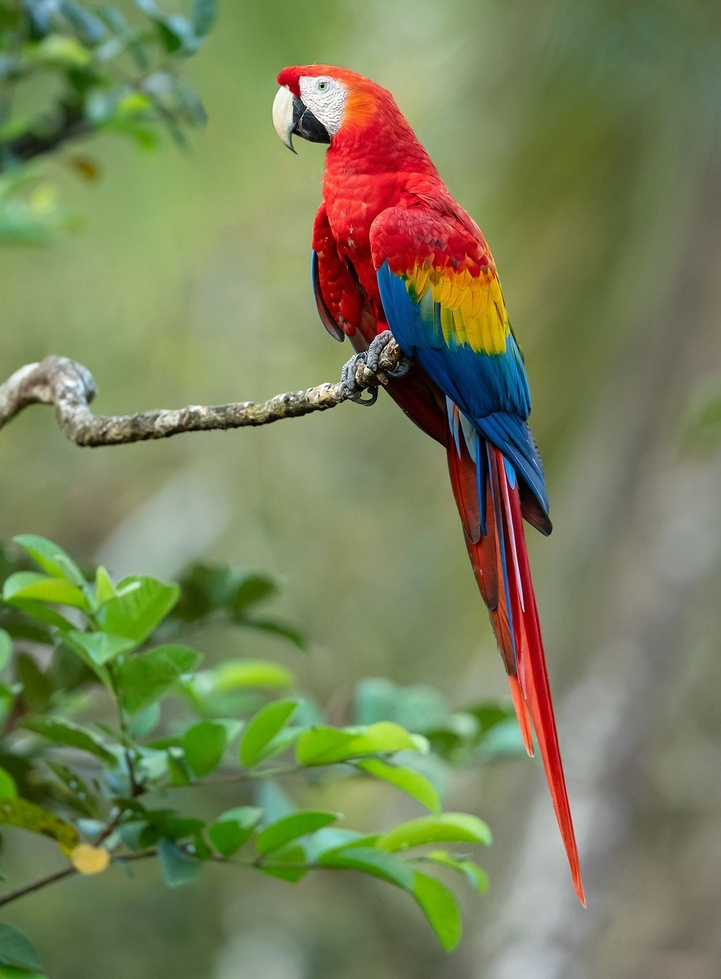
#> input picture source/photo.jpg, 721 x 979 px, shrunk from 1178 x 1600 before the run
$ python thresholding.py
#> lines starting #> are read from the running program, lines starting #| are printed output that depends on the picture; after the words box and inside, x2 and y2 are one past the last pixel; in counts of white or black regions, pixels touching at a corner belong together
import cv2
import matplotlib.pyplot as plt

# Load the image
image = cv2.imread('source/photo.jpg')
#> image is the input picture: shape (979, 721, 3); mean B, G, R 89.3, 128.6, 120.2

# Convert to grayscale
gray = cv2.cvtColor(image, cv2.COLOR_BGR2GRAY)
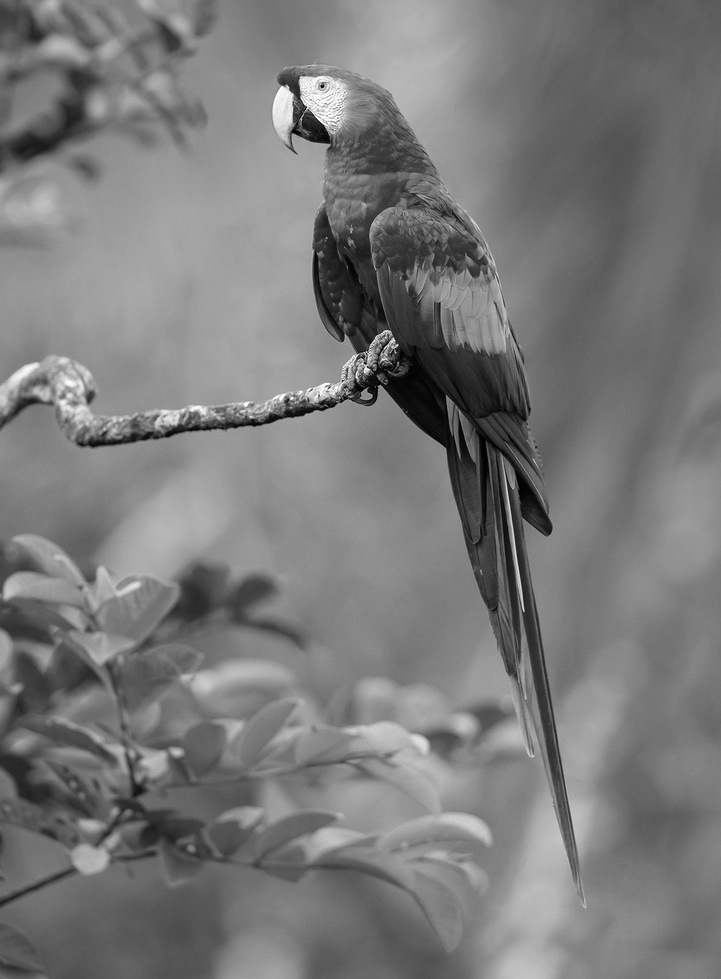
#> gray: shape (979, 721); min 0, max 255, mean 121.6

# Apply binary thresholding (threshold value = 127, max value = 255)
_, thresh = cv2.threshold(gray, 140, 255, cv2.THRESH_BINARY)
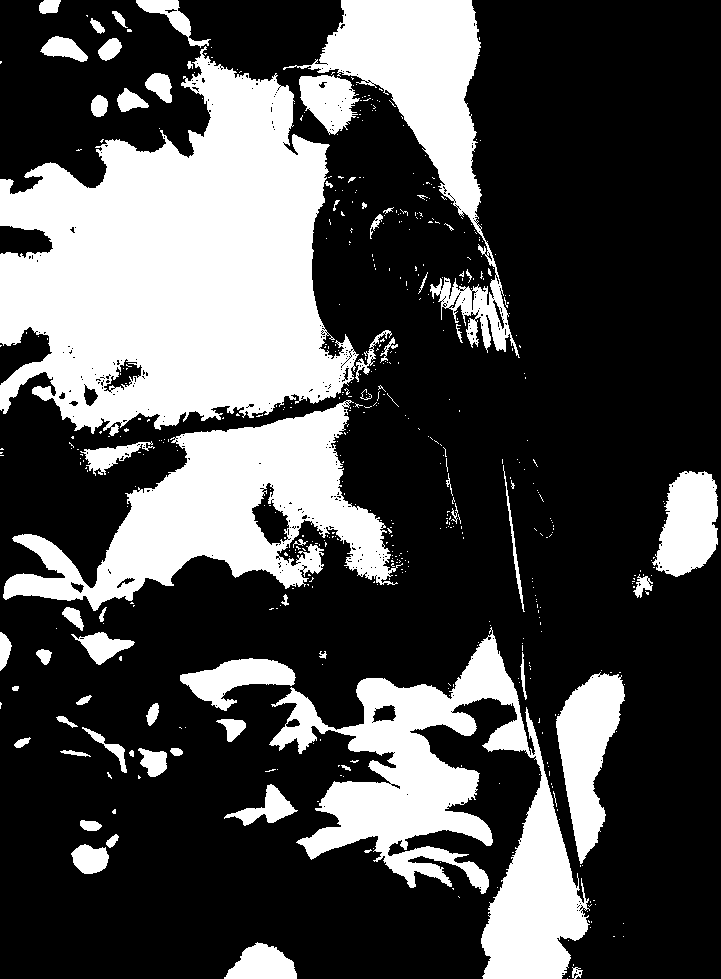
#> thresh: shape (979, 721); 30% white; 530 white regions (467 under 20 px), largest, box (x1, y1, x2, y2) and area: (0, 46, 359, 436) 85938, (269, 627, 590, 979) 37841, (3, 400, 403, 611) 33523

# Display grayscale and thresholded image side-by-side
plt.figure(figsize=(10, 4))

plt.subplot(1, 2, 1)
plt.imshow(gray, cmap='gray')
plt.title("Grayscale")
plt.axis("off")

plt.subplot(1, 2, 2)
plt.imshow(thresh, cmap='gray')
plt.title("Thresholded (Binary)")
plt.axis("off")

plt.tight_layout()
plt.show()
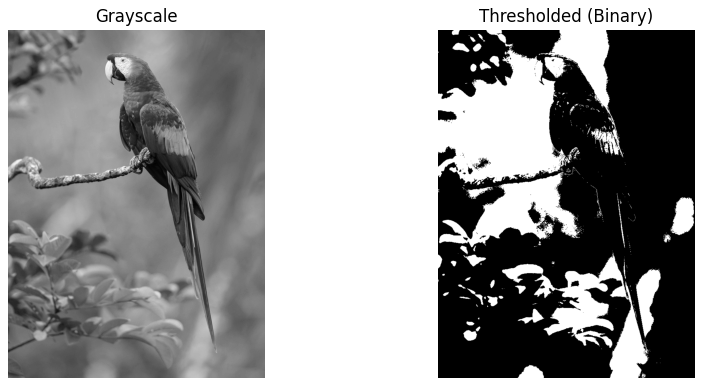
#> figure drawn by matplotlib, 2 panels
